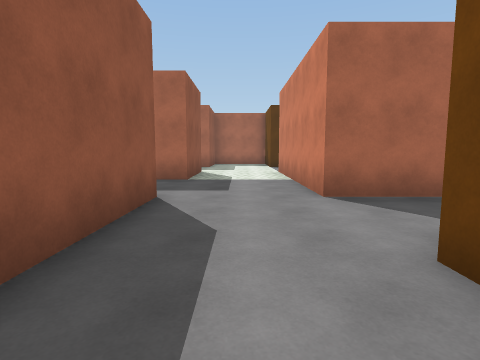
View 1 (above)

24 first-person views from a walk through a 3-D level made in the Unity game engine. The camera is 1.4 m above the floor, tilts 6° down and sees 80° across. The floor is counted in squares, 2 m on a side. Each view is taken from the middle of a square. On the plan, view 1 faces up. The plan holds only what a view shows up to about 10 squares ahead; the rest is blank. The player character is not drawn. Surface patterns are stand-ins for the level's own textures.

View 2
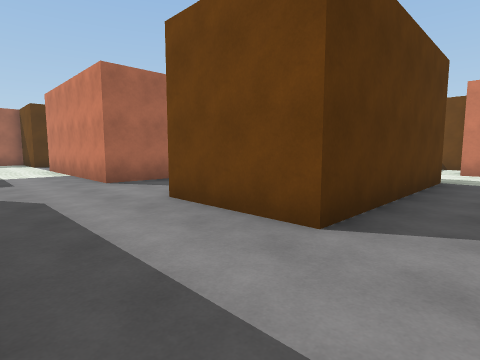

View 3
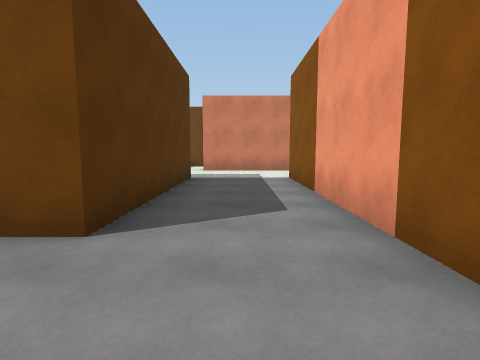

View 4
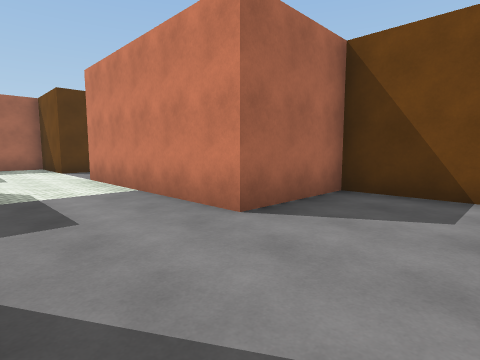

View 5
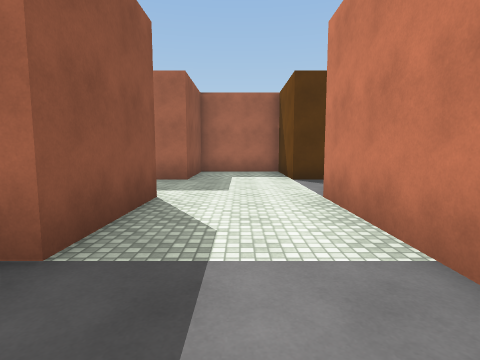

View 6
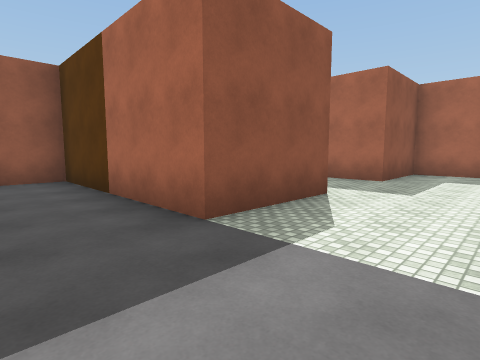

View 7
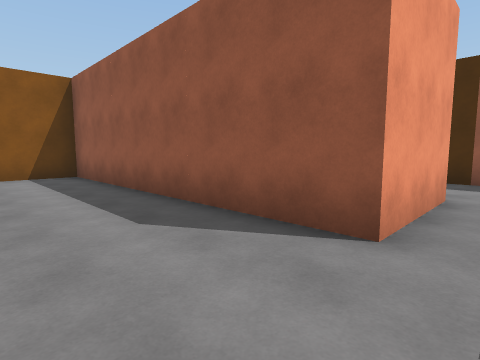

View 8
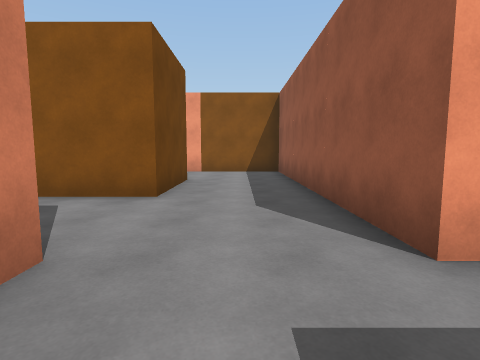

View 9
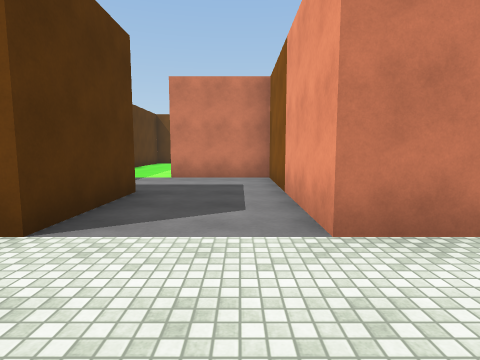

View 10
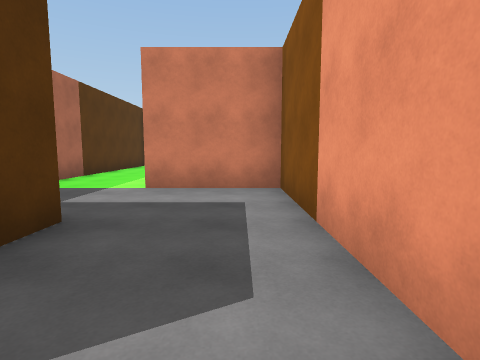

View 11
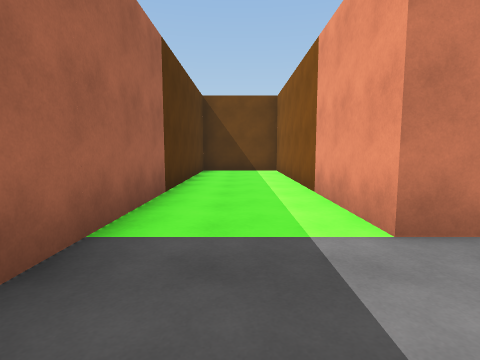

View 12
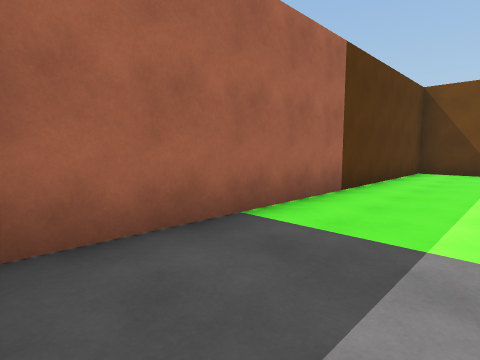

View 13
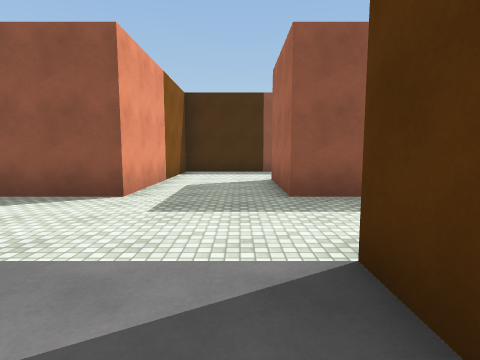

View 14
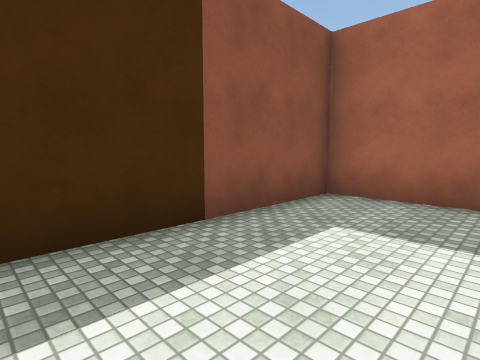

View 15
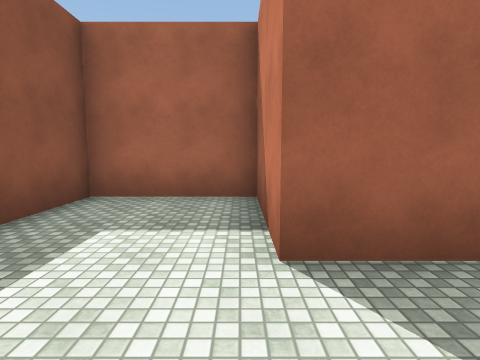

View 16
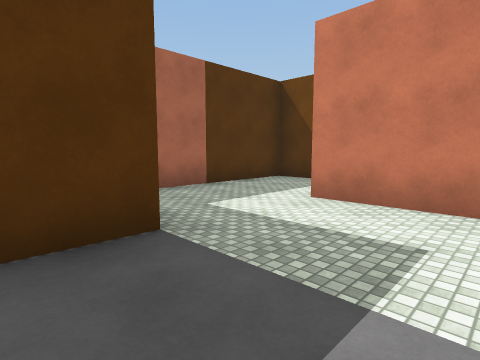

View 17
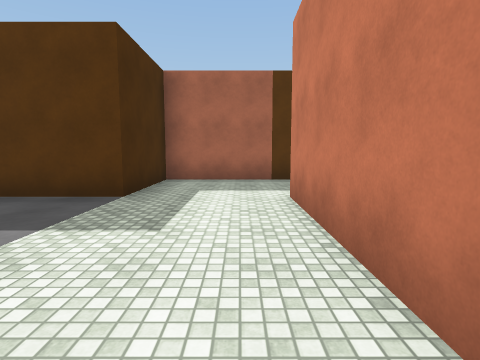

View 18
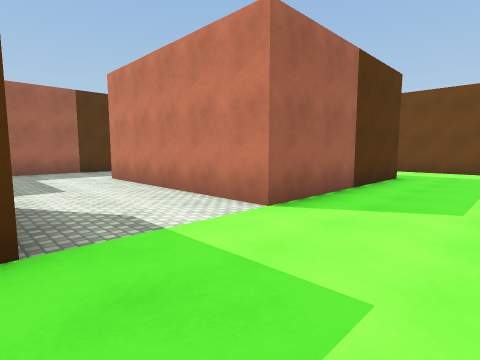

View 19
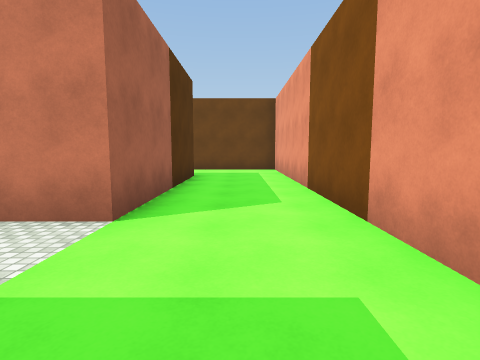

View 20
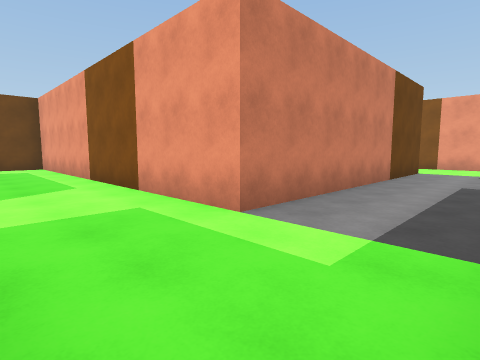

View 21
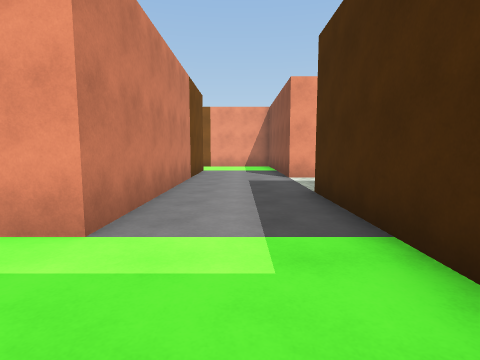

View 22
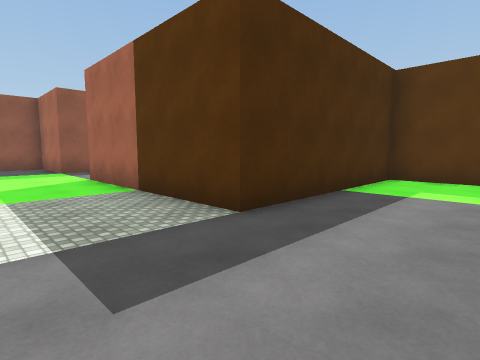

View 23
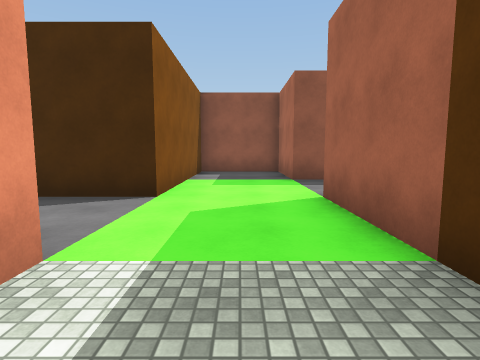

View 24
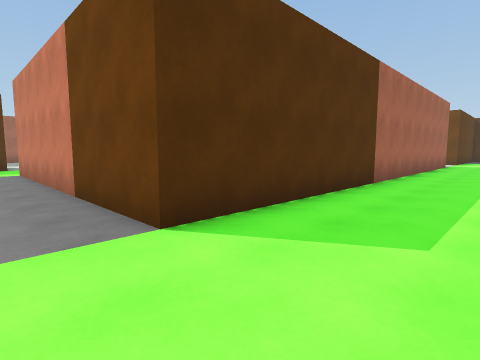

### Floor plan
Ten units are one square. View 1 is at (0, 0); x grows to the right and y downward. Boxes are objects, and circles mark ways between rooms. Rooms are numbered by the first view taken in them; rooms with no view inside come last. Other rooms are left out.
<svg viewBox="-67 -147 242 335">
<path fill="none" stroke="#000" d="M38 -24 38 -42 13 -42 13 -92 35 -92M-38 -43 -12 -43 -12 33 62 33M-35 -92 -12 -92 -12 -68 -35 -68M38 -117 13 -117 13 -142 -12 -142 -12 -117 -37 -117M88 35 88 8M113 5 113 -17 63 -17 63 8 13 8 13 -18 31 -18M35 -92 62 -92 62 -117 138 -117 138 -142 41 -142M-37 -117 -37 -142 -62 -142 -62 -92 -35 -92M163 80 163 50M138 58 88 58 88 35M170 158 62 158 62 83 160 83M64 58 37 58 37 107 -12 107M50 183 60 183M12 132 37 132 37 160M-37 99 -37 107 -62 107 -62 132 -12 132 -12 151"/>
<circle cx="25" cy="-105" r="3" fill="#2a7"/>
<circle cx="-25" cy="-105" r="3" fill="#2a7"/>
<circle cx="75" cy="45" r="3" fill="#2a7"/>
<text x="20" y="-40">1</text>
<text x="80" y="-130">2</text>
<text x="-50" y="-120">3</text>
<text x="130" y="110">4</text>
</svg>
Room 1 opens to room 2. Room 1 opens to room 3. Room 1 opens to room 4.

Where each view was taken, in squares from view 1:
view 1: 0 up, 0 right, facing up
view 2: 2 down, 1 left, facing up-right
view 3: 2 down, 1 left, facing right
view 4: 2 up, 1 left, facing up-right
view 5: 5 up, 0 right, facing up
view 6: 5 up, 1 right, facing up-left
view 7: 5 up, 1 right, facing down-left
view 8: 6 up, 0 right, facing down
view 9: 10 up, 1 left, facing right
view 10: 10 up, 1 right, facing right
view 11: 13 up, 4 right, facing right
view 12: 12 up, 4 right, facing up-right
view 13: 11 up, 3 right, facing left
view 14: 10 up, 4 left, facing up-left
view 15: 10 up, 4 left, facing up
view 16: 3 down, 5 right, facing up-right
view 17: 5 down, 8 right, facing up
view 18: 8 down, 6 right, facing up-right
view 19: 7 down, 6 right, facing right
view 20: 6 down, 4 right, facing down-right
view 21: 6 down, 5 right, facing down
view 22: 13 down, 6 right, facing up-left
view 23: 12 down, 3 right, facing left
view 24: 18 down, 5 right, facing up-right
